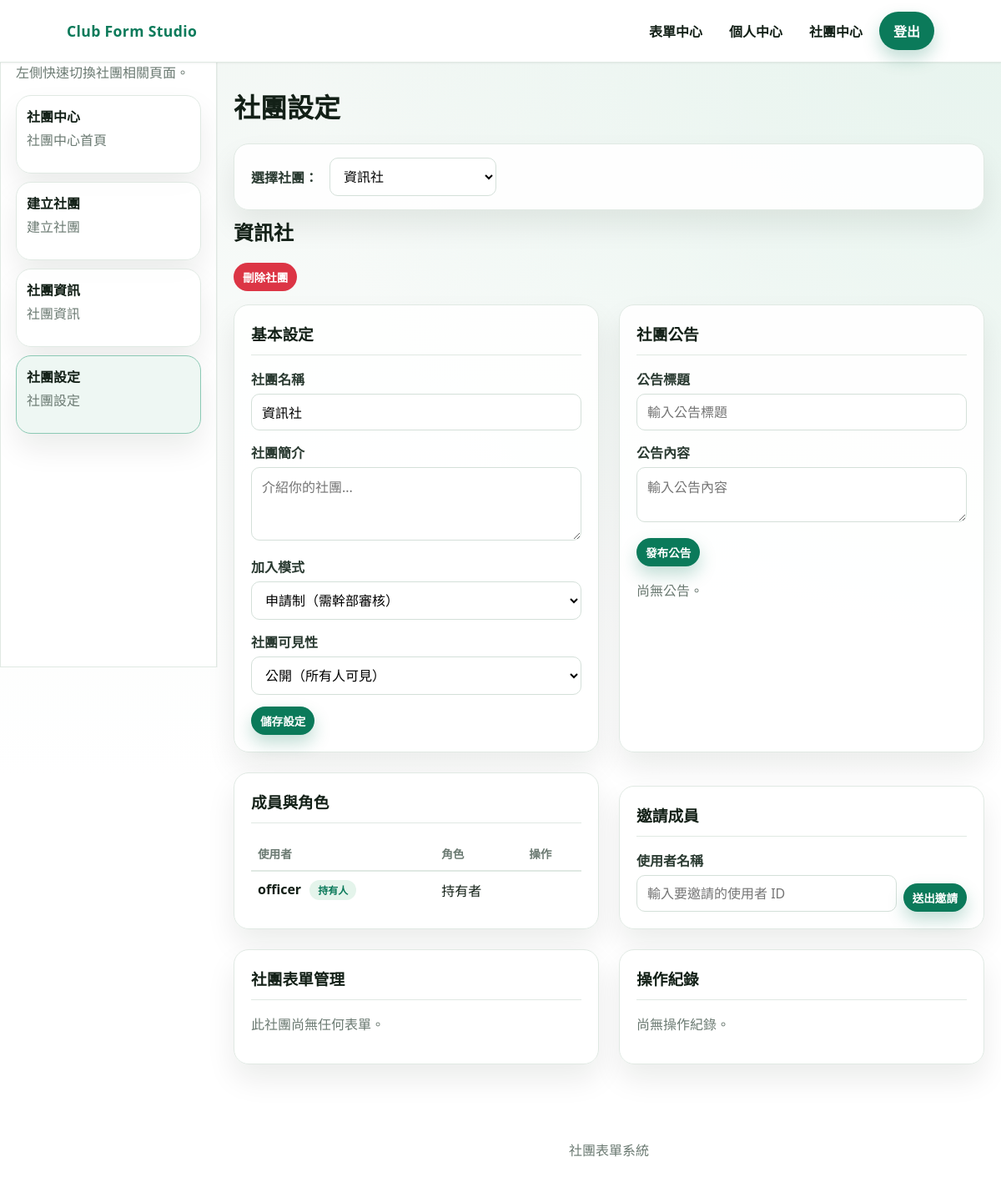
Page /clubs/setting.php?id=2 (signed in) on the committed database.
### tables this page shows
CREATE TABLE clubs (
    id            INT PRIMARY KEY AUTO_INCREMENT      COMMENT '社團唯一識別碼',
    name          VARCHAR(100) UNIQUE NOT NULL        COMMENT '社團名稱，不可重複',
    description   TEXT                                COMMENT '社團簡介說明',
    join_mode     ENUM('open','request','invite_only')
                           DEFAULT 'request'          COMMENT '加入模式：open=開放加入, request=需申請審核, invite_only=僅限邀請',
    visibility    ENUM('public','private')
                           DEFAULT 'public'           COMMENT '可見性：public=公開顯示, private=隱藏',
    owner_user_id INT NOT NULL                        COMMENT '社團建立者（持有人），參照 users.id',
    created_at    TIMESTAMP DEFAULT CURRENT_TIMESTAMP COMMENT '社團建立時間',
    updated_at    TIMESTAMP DEFAULT CURRENT_TIMESTAMP
                           ON UPDATE CURRENT_TIMESTAMP COMMENT '最後更新時間',
    FOREIGN KEY (owner_user_id) REFERENCES users(id) ON DELETE RESTRICT,
    INDEX idx_owner (owner_user_id)
);

CREATE TABLE users (
    id          INT PRIMARY KEY AUTO_INCREMENT        COMMENT '使用者唯一識別碼',
    username    VARCHAR(50)  UNIQUE NOT NULL          COMMENT '登入帳號，不可重複',
    password    VARCHAR(255) NOT NULL                 COMMENT '密碼（SHA256 雜湊）',
    email       VARCHAR(100) UNIQUE NOT NULL          COMMENT '電子郵件，不可重複，用於密碼重設',
    role        ENUM('member','owner','club_officer','admin')
                         DEFAULT 'member'             COMMENT '系統層級身份：member=一般會員, owner=幹部, club_officer=社團持有人, admin=管理員',
    created_at           TIMESTAMP DEFAULT CURRENT_TIMESTAMP   COMMENT '帳號建立時間',
    updated_at           TIMESTAMP DEFAULT CURRENT_TIMESTAMP
                         ON UPDATE CURRENT_TIMESTAMP  COMMENT '最後更新時間',
    remember_token_hash  VARCHAR(64) NULL              COMMENT '記住我 Token 的 SHA256 雜湊（每個使用者僅保留最新一個，取代獨立的 remember_tokens 表）'
);

### clubs/setting.php (the view, shortened to what this page needs)
<?php
$user_raw = isset($_SESSION['user']) ? $_SESSION['user'] : null;
$errors = [];
try {
    $pdo = get_db();
    $user_stmt = $pdo->prepare('SELECT id, username, role FROM users WHERE username = :u LIMIT 1');
    $user_stmt->execute([':u' => $user_raw]);
    $current_user = $user_stmt->fetch();
    $clubs = [];
    $mem_stmt = $pdo->prepare('SELECT club_id FROM club_memberships WHERE user_id = :id');
    $mem_stmt->execute([':id' => $current_user['id']]);
    $member_club_ids = array_map('intval', array_column($mem_stmt->fetchAll(), 'club_id'));
    if (!empty($member_club_ids)) {
        $placeholders = implode(',', array_fill(0, count($member_club_ids), '?'));
        $club_stmt = $pdo->prepare("SELECT c.id, c.name FROM clubs c WHERE c.id IN ($placeholders) ORDER BY c.name ASC");
        $club_stmt->execute($member_club_ids);
        $clubs = $club_stmt->fetchAll();
    }
    $selected_id = isset($_GET['id']) ? (int) $_GET['id'] : (count($clubs) > 0 ? (int)$clubs[0]['id'] : 0);
    $club = null;
    $members = [];
    $forms = [];
    $announcements = [];
    $activity_log = [];
    if ($selected_id > 0) {
        $stmt = $pdo->prepare('SELECT c.* FROM clubs c WHERE c.id = :id AND EXISTS (SELECT 1 FROM club_memberships m WHERE m.club_id = c.id AND m.user_id = :u)');
        $stmt->execute([':id' => $selected_id, ':u' => $current_user['id']]);
        $club = $stmt->fetch();
        if ($club) {
            $member_stmt = $pdo->prepare('SELECT u.id, u.username, m.role FROM club_memberships m JOIN users u ON u.id = m.user_id WHERE m.club_id = :club ORDER BY m.role DESC, u.username ASC');
            $member_stmt->execute([':club' => $club['id']]);
            $members = $member_stmt->fetchAll();
            $form_stmt = $pdo->prepare('SELECT id, title, status, form_type FROM forms WHERE club_id = :club ORDER BY created_at DESC');
            $form_stmt->execute([':club' => $club['id']]);
            $forms = $form_stmt->fetchAll();
            $ann_stmt = $pdo->prepare('SELECT a.id, a.title, a.content, a.created_at, u.username FROM club_announcements a JOIN users u ON u.id = a.user_id WHERE a.club_id = :c ORDER BY a.created_at DESC LIMIT 20');
            $ann_stmt->execute([':c' => $club['id']]);
            $announcements = $ann_stmt->fetchAll();
            $log_stmt = $pdo->prepare('SELECT al.action, al.details, al.created_at, u.username FROM club_activity_log al JOIN users u ON u.id = al.user_id WHERE al.club_id = :c ORDER BY al.created_at DESC LIMIT 50');
            $log_stmt->execute([':c' => $club['id']]);
            $activity_log = $log_stmt->fetchAll();
        }
    }
} catch (Throwable $e) {
    $errors[] = '系統錯誤：' . $e->getMessage();
}
?>
<!doctype html>
<html lang="zh-Hant">
<head>
    <link rel="stylesheet" href="../css/app.css" />
</head>
<body>
    <?php $base_url = '../'; require __DIR__ . '/../includes/header.php'; ?>
    <main class="section">
        <div class="container setting-layout">
            <?php require __DIR__ . '/../includes/right.php'; ?>
            <div>
                <h1>社團設定</h1>
                <?php if (empty($clubs)) : ?>
                    <div class="panel" style="padding: 40px; text-align: center;">
                        <p class="muted">您尚未加入任何社團，無法進行設定。</p>
                    </div>
                <?php else: ?>
                    <div class="panel club-selector">
                        <label for="club-select">選擇社團：</label>
                        <form method="GET" action="setting.php" style="display:contents">
                            <select id="club-select" name="id" onchange="this.form.submit()">
                                <?php foreach($clubs as $c): ?>
                                    <option value="<?php echo $c['id']; ?>" <?php echo $selected_id == $c['id'] ? 'selected' : ''; ?>><?php echo htmlspecialchars($c['name']); ?></option>
                                <?php endforeach; ?>
                            </select>
                        </form>
                    </div>
                    <?php if ($club): ?>
                        <h2 style="margin-top: 8px;"><?php echo htmlspecialchars($club['name']); ?></h2>
                        <?php if ($club['owner_user_id'] == $current_user['id'] || ($current_user['role'] ?? '') === 'admin'): ?>
                        <div style="margin-bottom:16px">
                            <form method="POST" action="update_setting.php" style="display:inline">
                                <button type="submit" class="btn btn-small" style="background:#dc3545;color:#fff" data-confirm="確定要刪除社團「<?php echo htmlspecialchars($club['name']); ?>」嗎？此操作無法復原！">刪除社團</button>
                            </form>
                        </div>
                        <?php endif; ?>
                        <div class="mgmt-grid">
                            <section class="panel">
                                <div class="section-title"><h3>基本設定</h3></div>
                                <form method="POST" action="update_setting.php">
                                    <div class="field">
                                        <label for="club_name">社團名稱</label>
                                        <input id="club_name" name="club_name" required minlength="2" value="<?php echo htmlspecialchars($club['name']); ?>" />
                                    </div>
                                    <div class="field">
                                        <label for="club_desc">社團簡介</label>
                                        <textarea id="club_desc" name="description" rows="3" placeholder="介紹你的社團..."><?php echo htmlspecialchars($club['description'] ?? ''); ?></textarea>
                                    </div>
                                    <div class="field">
                                        <label for="join_mode">加入模式</label>
                                        <select id="join_mode" name="join_mode">
                                            <option value="request" <?php echo ($club['join_mode'] ?? 'request') === 'request' ? 'selected' : ''; ?>>申請制（需幹部審核）</option>
                                        </select>
                                    </div>
                                    <div class="field">
                                        <label for="visibility">社團可見性</label>
                                        <select id="visibility" name="visibility">
                                            <option value="public" <?php echo ($club['visibility'] ?? 'public') === 'public' ? 'selected' : ''; ?>>公開（所有人可見）</option>
                                        </select>
                                    </div>
                                    <button type="submit" class="btn btn-primary btn-small">儲存設定</button>
                                </form>
                            </section>
                            <section class="panel">
                                <div class="section-title"><h3>社團公告</h3></div>
                                <form method="POST" action="update_setting.php" style="margin-bottom:12px">
                                    <div class="field">
                                        <label for="announce_title">公告標題</label>
                                        <input id="announce_title" name="announce_title" required placeholder="輸入公告標題" />
                                    </div>
                                    <div class="field">
                                        <label for="announce_content">公告內容</label>
                                        <textarea id="announce_content" name="announce_content" rows="2" placeholder="輸入公告內容"></textarea>
                                    </div>
                                    <button type="submit" class="btn btn-primary btn-small">發布公告</button>
                                </form>
                                <?php if (!empty($announcements)): ?>
                                <div style="max-height:300px;overflow-y:auto">
                                    <?php foreach ($announcements as $ann): ?>
                                    <div style="padding:8px 0;border-bottom:1px solid #e4efe8">
                                        <strong><?php echo htmlspecialchars($ann['title']); ?></strong>
                                        <?php if (!empty($ann['content'])): ?>
                                            <p class="muted" style="margin:4px 0;font-size:0.88rem"><?php echo nl2br(htmlspecialchars($ann['content'])); ?></p>
                                        <?php endif; ?>
                                        <div style="display:flex;align-items:center;gap:8px">
                                            <span class="meta" style="margin-top:0"><?php echo htmlspecialchars($ann['username']); ?> · <?php echo date('m/d H:i', strtotime($ann['created_at'])); ?></span>
                                            <form method="POST" action="update_setting.php" onsubmit="return confirm('確定刪除？')">
                                                <?php echo csrf_field(); ?>
                                                <input type="hidden" name="club_id" value="<?php echo $club['id']; ?>">
                                                <input type="hidden" name="announce_id" value="<?php echo $ann['id']; ?>">
                                                <input type="hidden" name="action" value="delete_announcement">
                                                <button type="submit" class="btn btn-small btn-danger" style="font-size:0.75rem;padding:2px 6px">刪除</button>
                                            </form>
                                        </div>
                                    </div>
                                    <?php endforeach; ?>
                                </div>
                                <?php else: ?>
                                    <p class="muted">尚無公告。</p>
                                <?php endif; ?>
                            </section>
                            <section class="panel">
                                <div class="section-title">
                                    <h3>成員與角色</h3>
                                </div>
                                <table class="data-table">
                                    <thead>
                                        <tr><th>使用者</th><th>角色</th><th>操作</th></tr>
                                    </thead>
                                    <tbody>
                                        <?php foreach ($members as $m): ?>
                                            <tr>
                                                <td>
                                                    <strong><?php echo htmlspecialchars($m['username']); ?></strong>
                                                    <?php if ($club['owner_user_id'] == $m['id']): ?>
                                                        <span class="badge-status badge-open" style="margin-left:6px;">持有人</span>
                                                    <?php endif; ?>
                                                </td>
                                                <td>
                                                    <?php if ($club['owner_user_id'] != $m['id']): ?>
                                                        <form method="POST" action="update_setting.php" style="display:inline">
                                                            <?php echo csrf_field(); ?>
                                                            <input type="hidden" name="club_id" value="<?php echo $club['id']; ?>">
                                                            <input type="hidden" name="user_id" value="<?php echo $m['id']; ?>">
                                                            <input type="hidden" name="action" value="role">
                                                            <select name="role" onchange="this.form.submit()">
                                                                <option value="member" <?php echo $m['role'] == 'member' ? 'selected' : ''; ?>>成員</option>
                                                                <option value="club_officer" <?php echo $m['role'] == 'club_officer' ? 'selected' : ''; ?>>幹部</option>
                                                            </select>
                                                        </form>
                                                    <?php else: ?>
                                                        <span>持有者</span>
                                                    <?php endif; ?>
                                                </td>
                                                <td>
                                                </td>
                                            </tr>
                                        <?php endforeach; ?>
                                    </tbody>
                                </table>
                            </section>
                            <section class="panel" style="margin-top:16px">
                                <div class="section-title"><h3>邀請成員</h3></div>
                                <form method="POST" action="update_setting.php" style="display:flex;gap:8px;align-items:end">
                                    <div class="field" style="margin-bottom:0;flex:1">
                                        <label for="invite_username">使用者名稱</label>
                                        <input id="invite_username" name="invite_username" required placeholder="輸入要邀請的使用者 ID" />
                                    </div>
                                    <button type="submit" class="btn btn-primary btn-small">送出邀請</button>
                                </form>
                            </section>
                            <section class="panel">
                                <div class="section-title">
                                    <h3>社團表單管理</h3>
                                </div>
                                <?php if (empty($forms)): ?>
                                    <p class="muted">此社團尚無任何表單。</p>
                                <?php endif; ?>
                            </section>
                            <section class="panel">
                                <div class="section-title"><h3>操作紀錄</h3></div>
                                <?php if (empty($activity_log)): ?>
                                    <p class="muted">尚無操作紀錄。</p>
                                <?php endif; ?>
                            </section>
                        </div>
                    <?php endif; ?>
                <?php endif; ?>
            </div>
        </div>
    </main>
    <footer class="footer container">社團表單系統</footer>
</body>
</html>
<?php
exit();

### rows in the picture
clubs: name "資訊社", club_name "資訊社", join_mode "申請制（需幹部審核）", visibility "公開（所有人可見）"
users: username "officer", shows "持有人", shows "持有者"

### other values in the picture
$right_note "左側快速切換社團相關頁面。"
$label "社團中心"
$description "社團中心首頁"
$label "建立社團"
$description "建立社團"
$label "社團資訊"
$description "社團資訊"
$label "社團設定"
$description "社團設定"
form field id "資訊社"
